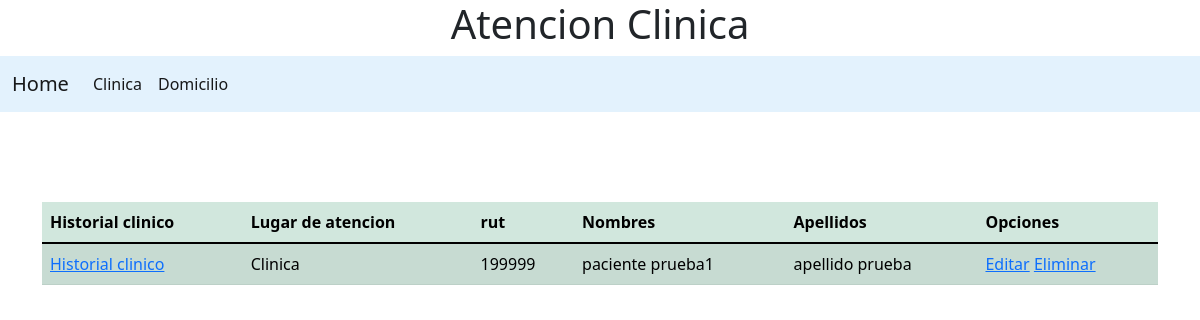
/clinica/ (signed in), run on an earlier commit of the app's database.
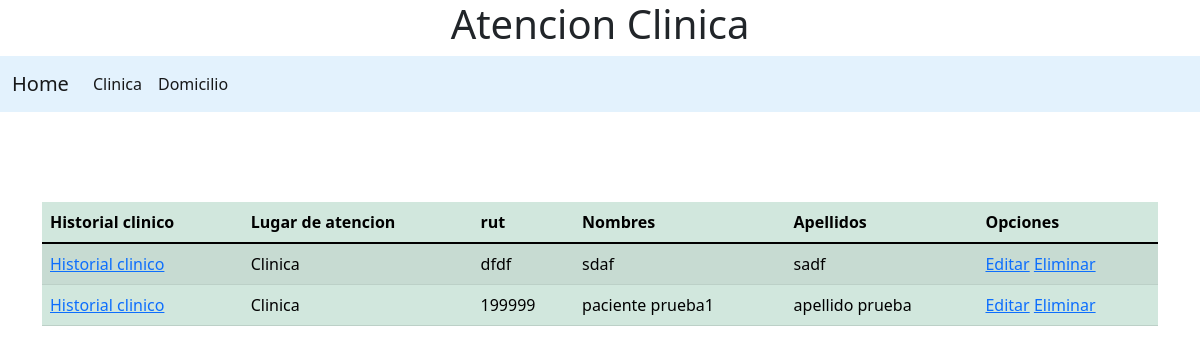
And on a later commit of the database.
### paciente/models.py (models this page shows, shortened)
class Paciente(models.Model):
    lugarAtencion    = models.ForeignKey(LugarAtencion, on_delete=models.CASCADE)
    rut              = models.CharField(primary_key=True, max_length=12)
    Nombres          = models.CharField('Nombres del paciente',max_length=30, null=False, blank=False)
    Apellidos        = models.CharField('Apellidos del paciente',max_length=45, null=False, blank=False)
    Direccion        = models.CharField('Direccion del paciente', max_length=200)
    fecha_nacimiento = models.DateTimeField('Fecha de Nacimiento', null=False)
    nombreMedico     = models.ForeignKey(Medico, on_delete=models.CASCADE,verbose_name="Nombre Médico" )
    created_date     = models.DateTimeField('Fecha de ingreso', default=timezone.now)
    n_historial      = models.IntegerField('Numero historial')
    class meta:
        verbose_name = 'Paciente'
        verbose_name_plural = 'Pacientes'

class LugarAtencion(models.Model):
    idLugarAtencion = models.AutoField(primary_key=True)
    descripcion     = models.CharField('Lugar de atencion', max_length=20, null=False, blank=False)
    class meta:
        verbose_name = 'lugarAtencion'
        verbose_name_plural = 'LugarAtencion'
    def __str__(self):
        return self.descripcion

### paciente/views.py (the view)
# urls.py: path('clinica/', login_required(clinica) , name= 'clinica'),
def clinica(request):
    pacientes = Paciente.objects.filter(lugarAtencion_id = 1)
    datos = {
        'pacientes':pacientes
    }
    return render(request, 'clinica.html', datos)

### paciente/templates/clinica.html (shortened to what this page needs)
{% load static %}
<!doctype html>
<html lang="en">
  <head>
    <link rel="stylesheet" href="/static/paciente/css/style.css">
    <link href="https://cdn.jsdelivr.net/npm/bootstrap@5.1.3/dist/css/bootstrap.min.css" rel="stylesheet">
    <header style="text-align: center;">
        <h1>Atencion Clinica</h1>
    </header>
  </head>
  <body>
    <nav class="navbar navbar-expand-lg navbar-light" style="background-color: #e3f2fd;">
        <div class="container-fluid">
          <a class="navbar-brand" href="/">Home</a>
          <div class="collapse navbar-collapse" id="navbarNav">
            <ul class="navbar-nav">
              <li class="nav-item">
                <a class="nav-link active" aria-current="page" href="/clinica">Clinica</a>
              </li>
              <ul class="navbar-nav">
                <li class="nav-item">
                  <a class="nav-link active" aria-current="page" href="/domicilio">Domicilio</a>
                </li>
            </ul>
          </div>
        </div>
      </nav>
{% block cuerpo %}
    <section>
        <div class="container-sm form_clinica">
            <table class="table table-success table-striped">
                <thead>
                    <tr>
                        <th>Historial clinico</th>
                        <th>Lugar de atencion</th>
                        <th>rut</th>
                        <th>Nombres</th>
                        <th>Apellidos</th>
                        <th>Opciones</th>
                    </tr>
                </thead>
                <tbody>
                    {% for paciente in pacientes %}
                    <tr>
                        <td><a href="/historial/{{paciente.rut}}/">Historial clinico</a></td>
                        <td>{{paciente.lugarAtencion}}</td>
                        <td>{{paciente.rut}}</td>
                        <td>{{paciente.Nombres}}</td>
                        <td>{{paciente.Apellidos}}</td>
                        <td><a href="/editarpaciente/{{paciente.rut}}">Editar</a> <a href="/eliminarpaciente/{{paciente.rut}}">Eliminar</a></td>
                    </tr>
                    {% endfor %}
                </tbody>
            </table>
        </div>
    </section>
    {% endblock cuerpo %}
  </body>
</html>

What changed in the data, as far as the page shows it:
added Paciente: lugarAtencion "Clinica", rut "dfdf", Nombres "sdaf", Apellidos "sadf"
